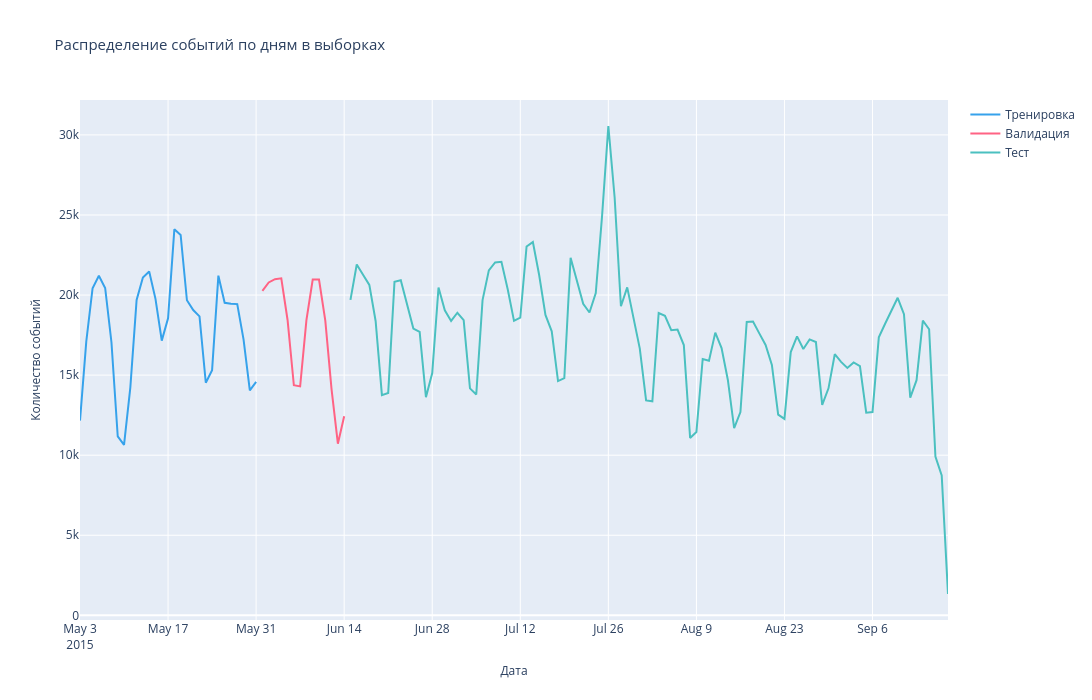

Here is the notebook cell this chart was saved with:
### Markdown cell above
Распределение событий по времени:

### Code cell
# Подсчёт событий по дням для каждой выборки
train_daily = train_data.groupby(train_data['datetime'].dt.date).size()
val_daily = valid_data.groupby(valid_data['datetime'].dt.date).size()
test_daily = test_data.groupby(test_data['datetime'].dt.date).size()





# Задаём заглавие для графика
print('\n')
print('-' * 110)
print('=========================| Линейный график распределения событий по дням в выборках |=========================')
print('-' * 110)

# Строим график
fig = go.Figure()

# Добавляем линию для тренировочной выборки
fig.add_trace(
    go.Scatter(
        x = train_daily.index, 
        y = train_daily.values, 
        mode = 'lines', 
        name = 'Тренировка', 
        line = dict(color = '#36A2EB')
    )
)

# Добавляем линию для валидационной выборки
fig.add_trace(
    go.Scatter(
        x = val_daily.index, 
        y = val_daily.values, 
        mode = 'lines', 
        name = 'Валидация', 
        line = dict(color = '#FF6384')
    )
)

# Добавляем линию для тестовой выборки
fig.add_trace(
    go.Scatter(
        x = test_daily.index, 
        y = test_daily.values, 
        mode = 'lines', 
        name = 'Тест', 
        line = dict(color = '#4BC0C0')
    )
)

# Настраиваем оформление графика
fig.update_layout(
    width = 1200,
    height = 700,
    title = 'Распределение событий по дням в выборках',
    xaxis_title = 'Дата',
    yaxis_title = 'Количество событий',
    title_font_size = 15,
    xaxis_title_font_size = 12,
    yaxis_title_font_size = 12,
    showlegend = True
)

# Выводим график
fig.show()
print('-' * 110)

### Figure 1 — Plotly figure (JSON) as saved in the notebook; plotly's stock layout.template omitted (floating-point values rounded to 4 significant figures)
{"data": [{"line": {"color": "#36A2EB"}, "mode": "lines", "name": "Тренировка", "type": "scatter", "x": ["2015-05-03", "2015-05-04", "2015-05-05", "2015-05-06", "2015-05-07", "2015-05-08", "2015-05-09", "2015-05-10", "2015-05-11", "2015-05-12", "2015-05-13", "2015-05-14", "2015-05-15", "2015-05-16", "2015-05-17", "2015-05-18", "2015-05-19", "2015-05-20", "2015-05-21", "2015-05-22", "2015-05-23", "2015-05-24", "2015-05-25", "2015-05-26", "2015-05-27", "2015-05-28", "2015-05-29", "2015-05-30", "2015-05-31"], "y": [12162, 17103, 20427, 21201, 20441, 17053, 11170, 10643, 14222, 19696, 21093, 21470, 19760, 17153, 18544, 24101, 23751, 19675, 19063, 18669, 14525, 15310, 21209, 19518, 19462, 19436, 17237, 14049, 14575]}, {"line": {"color": "#FF6384"}, "mode": "lines", "name": "Валидация", "type": "scatter", "x": ["2015-06-01", "2015-06-02", "2015-06-03", "2015-06-04", "2015-06-05", "2015-06-06", "2015-06-07", "2015-06-08", "2015-06-09", "2015-06-10", "2015-06-11", "2015-06-12", "2015-06-13", "2015-06-14"], "y": [20265, 20784, 20991, 21041, 18443, 14368, 14296, 18433, 20964, 20967, 18402, 14093, 10715, 12433]}, {"line": {"color": "#4BC0C0"}, "mode": "lines", "name": "Тест", "type": "scatter", "x": ["2015-06-15", "2015-06-16", "2015-06-17", "2015-06-18", "2015-06-19", "2015-06-20", "2015-06-21", "2015-06-22", "2015-06-23", "2015-06-24", "2015-06-25", "2015-06-26", "2015-06-27", "2015-06-28", "2015-06-29", "2015-06-30", "2015-07-01", "2015-07-02", "2015-07-03", "2015-07-04", "2015-07-05", "2015-07-06", "2015-07-07", "2015-07-08", "2015-07-09", "2015-07-10", "2015-07-11", "2015-07-12", "2015-07-13", "2015-07-14", "2015-07-15", "2015-07-16", "2015-07-17", "2015-07-18", "2015-07-19", "2015-07-20", "2015-07-21", "2015-07-22", "2015-07-23", "2015-07-24", "2015-07-25", "2015-07-26", "2015-07-27", "2015-07-28", "2015-07-29", "2015-07-30", "2015-07-31", "2015-08-01", "2015-08-02", "2015-08-03", "2015-08-04", "2015-08-05", "2015-08-06", "2015-08-07", "2015-08-08", "2015-08-09", "2015-08-10", "2015-08-11", "2015-08-12", "2015-08-13", "2015-08-14", "2015-08-15", "2015-08-16", "2015-08-17", "2015-08-18", "2015-08-19", "2015-08-20", "2015-08-21", "2015-08-22", "2015-08-23", "2015-08-24", "2015-08-25", "2015-08-26", "2015-08-27", "2015-08-28", "2015-08-29", "2015-08-30", "2015-08-31", "2015-09-01", "2015-09-02", "2015-09-03", "2015-09-04", "2015-09-05", "2015-09-06", "2015-09-07", "2015-09-08", "2015-09-09", "2015-09-10", "2015-09-11", "2015-09-12", "2015-09-13", "2015-09-14", "2015-09-15", "2015-09-16", "2015-09-17", "2015-09-18"], "y": [19700, 21910, 21272, 20635, 18382, 13750, 13884, 20825, 20921, 19365, 17910, 17693, 13624, 15126, 20469, 19048, 18384, 18896, 18433, 14171, 13795, 19687, 21539, 22033, 22075, 20361, 18388, 18594, 23031, 23309, 21250, 18756, 17735, 14629, 14816, 22322, 20875, 19449, 18911, 20126, 24930, 30556, 26092, 19302, 20482, 18480, 16652, 13416, 13366, 18878, 18703, 17801, 17844, 16877, 11072, 11450, 16010, 15904, 17655, 16691, 14698, 11696, 12696, 18323, 18346, 17605, 16882, 15635, 12537, 12264, 16438, 17417, 16633, 17230, 17067, 13147, 14175, 16304, 15824, 15444, 15790, 15561, 12655, 12690, 17358, 18208, 18983, 19828, 18808, 13598, 14682, 18406, 17864, 9919, 8736, 1332]}], "layout": {"height": 700, "showlegend": true, "title": {"font": {"size": 15}, "text": "Распределение событий по дням в выборках"}, "width": 1200, "xaxis": {"title": {"font": {"size": 12}, "text": "Дата"}}, "yaxis": {"title": {"font": {"size": 12}, "text": "Количество событий"}}}}
